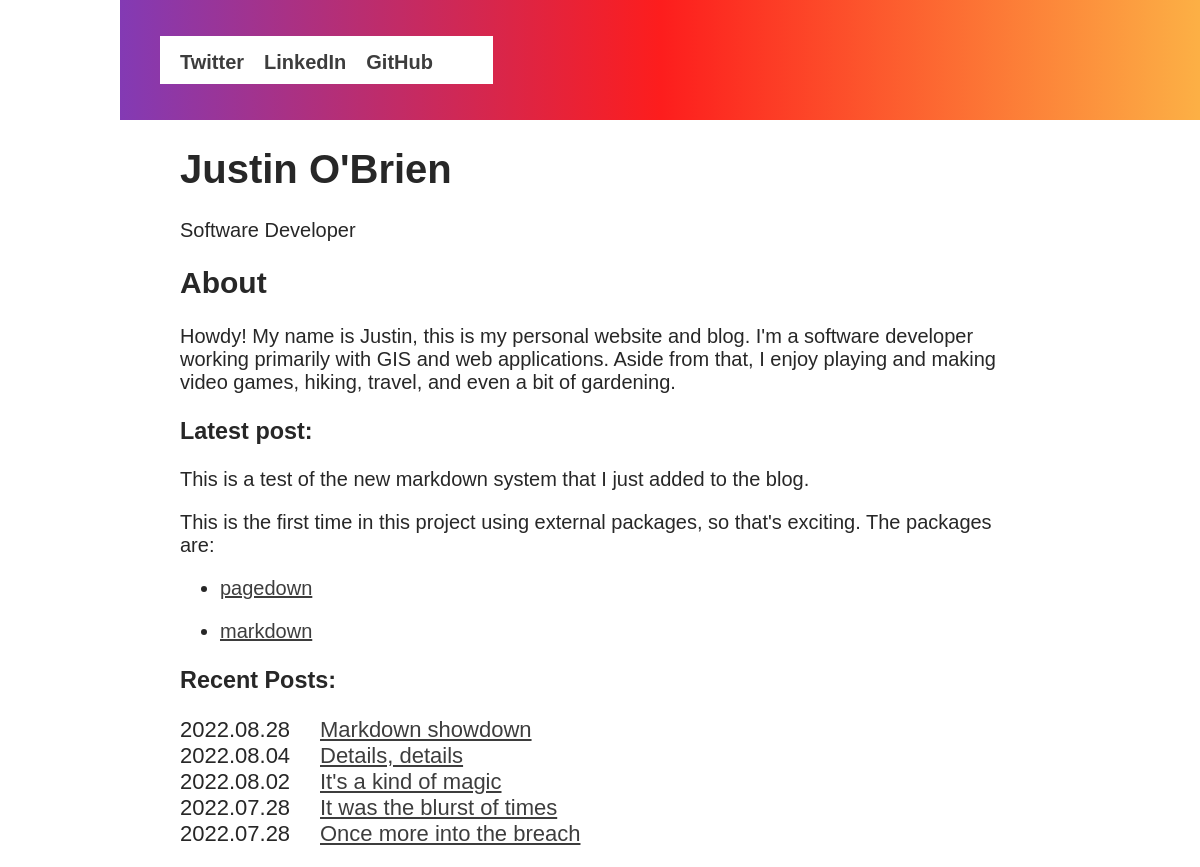
The page / on the database its author committed.
### blog/models.py (models this page shows, shortened)
class BlogPost(models.Model):
    title = models.CharField(max_length=64)
    content = models.CharField(max_length=10000)
    pub_date = models.DateField()

### blog/views.py (the view)
# urls.py: path('', views.IndexView.as_view(), name='index'),
class IndexView(ListView):
    context_object_name = 'blog_posts'
    template_name = 'blog/index.html'
    def get_queryset(self):
        blog_posts = BlogPost.objects.all().order_by('-pub_date')[:5]
        return blog_posts

### blog/templatetags/markdown_extras.py (called while the page is built)
@register.filter()
@stringfilter
def markdown(value):
    return md.markdown(value, extensions=['markdown.extensions.fenced_code'])

### blog/templates/blog/index.html (shortened to what this page needs)
{% load static %}
{% load markdown_extras %}
<!DOCTYPE html>
<html>
    <head>
        <link rel="stylesheet" type="text/css" href="{% static 'blog/style.css' %}">
    </head>
    <body>
        <header>
            <nav class="top-nav">
                <ul class="horizontal-list">
                    <li><a href="https://twitter.com">Twitter</a></li>
                    <li><a href="https://linkedin.com/in/justinaobrien">LinkedIn</a></li>
                    <li><a href="https://github.com/jaoist/">GitHub</a></li>
                </ul>
            </nav>
        </header>
        <main>
            <h1>Justin O'Brien</h1>
            <p>Software Developer</p>
            <h2>About</h2>
            <p>
                Howdy! My name is Justin, this is my personal website and blog.
                I'm a software developer working primarily with GIS and web applications.
                Aside from that, I enjoy playing and making video games, hiking, travel,
                and even a bit of gardening.
            </p>
            <section class="latest-post">
                <h3>Latest post:</h3>
                <article>
                    {% if blog_posts %}
                        <p>{{ blog_posts.0.content | markdown | safe }}</p>
                    {% endif %}
                </article>
            </section>
            <section>
                <h3>Recent Posts:</h3>
                {% if blog_posts %}
                    <ul class="post-list">
                        {% for bp in blog_posts %}
                            <li>
                                <time class="span-2">{{ bp.pub_date|date:'Y.m.d' }}</time>
                                <a  class="span-10" href="{% url 'blog:detail' bp.id %}">{{ bp.title }}</a>
                            </li>
                        {% endfor %}
                {% else %}
                    <p>No posts available.</p>
                {% endif %}
            </section>
    </body>
</html>

### blog/static/blog/style.css (style rules this page uses)
html { font-family: 'Gill Sans', 'Gill Sans MT', Calibri, 'Trebuchet MS', sans-serif; font-size: 20px; }
header { margin-left: 10%; min-height: 6em; background: linear-gradient(90deg, rgba(131,58,180,1) 0%, rgba(253,29,29,1) 50%, rgba(252,176,69,1) 100%); display: flex; align-items: center; justify-content: space-between; }
body { margin: 0; }
main { max-width: 60rem; min-width: 30rem; margin-left: auto; margin-right: auto; padding: 0 15%; color: #272727; }
h1, h2, h3, h4, h5, h6 { font-family: 'Trebuchet MS', 'Lucida Sans Unicode', 'Lucida Grande', 'Lucida Sans', Arial, sans-serif; }
a { color: #3d3d3d; }
nav a { color: #3d3d3d; font-weight: bold; text-decoration: none; }
.top-nav { background-color: white; padding-right: 3rem; padding-top: 0.75rem; padding-bottom: 0.5rem; margin-left: 2rem; }
.horizontal-list { display: flex; align-items: center; justify-content: center; margin: 0; padding: 0; list-style-type: none; }
ul.horizontal-list li { display: inline-block; padding-left: 1rem; }
.post-list { padding: 0; list-style-type: none; }
ul.post-list li { display: grid; grid-template-columns: repeat(12,minmax(0,1fr)); font-size: 1.1em; }
.span-2 { grid-column: span 2 / span 2; }
.span-10 { grid-column: span 10 / span 10; }

### rows shown on the page
BlogPost: content "This is a test of the new markdown system that I just added to the blog. This is the first time in this project using external packages, so that's exciting. The packages are: pagedown markdown", pub_date "2022.08.28", title "Markdown showdown"
BlogPost: pub_date "2022.08.04", title "Details, details"
BlogPost: pub_date "2022.08.02", title "It's a kind of magic"
BlogPost: pub_date "2022.07.28", title "It was the blurst of times"
BlogPost: pub_date "2022.07.28", title "Once more into the breach"
